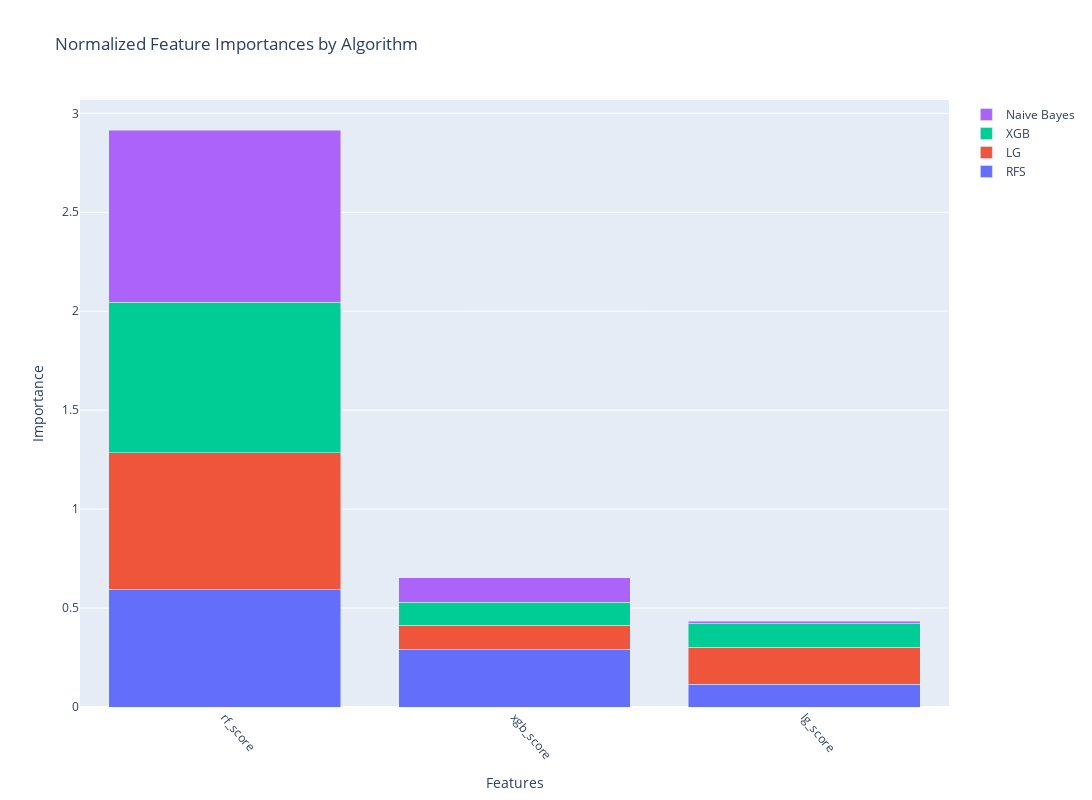

The cell this chart's notebook holds for it:
### Code cell
models = ['naive_bayes', 'xgboost', 'random_forest', 'logistic_regression']

optimizer = ModelOptimizer(models, Xtrain, Ytrain, n_trials=iterations, early_stopping_rounds=10)
best_params, best_models = optimizer.run_models()
print("Best parameters:", best_params)

evaluator = ModelEvaluator(Xtrain, Ytrain, Xval, Yval, Xtest, Ytest, best_models)
evaluator.evaluate_models()
evaluator.plot_roc_curves()

feature_importance = FeatureImportance(input, best_models, run_correlation_cluster=True)
feature_importance.calculate_importances()
feature_importance.calculate_cumulative_importance()
features_to_keep, features_to_discard = feature_importance.find_highly_correlated_features()

print("Features to keep:", features_to_keep)
print("Features to discard:", features_to_discard)

sorted_features, non_zero_features = feature_importance.plot_importances()

# Filter away highly correlated features and take away the absolute worst
filtered_list = [item for item in sorted_features if item not in features_to_discard]
SelectionOne = filtered_list[:40]

print("Non-zero features:", non_zero_features)

### Figure 1 — Plotly figure (JSON) as saved in the notebook; plotly's stock layout.template omitted (floating-point values rounded to 4 significant figures)
{"data": [{"name": "RFS", "type": "bar", "x": ["rf_score", "xgb_score", "lg_score"], "y": [0.5942, 0.2911, 0.1147]}, {"name": "LG", "type": "bar", "x": ["rf_score", "xgb_score", "lg_score"], "y": [0.6898, 0.1219, 0.1883]}, {"name": "XGB", "type": "bar", "x": ["rf_score", "xgb_score", "lg_score"], "y": [0.7618, 0.1169, 0.1213]}, {"name": "Naive Bayes", "type": "bar", "x": ["rf_score", "xgb_score", "lg_score"], "y": [0.8681, 0.1226, 0.00923]}], "layout": {"barmode": "stack", "height": 800, "title": {"text": "Normalized Feature Importances by Algorithm"}, "width": 2800, "xaxis": {"categoryorder": "total descending", "tickangle": 50, "title": {"text": "Features"}}, "yaxis": {"title": {"text": "Importance"}}}}
